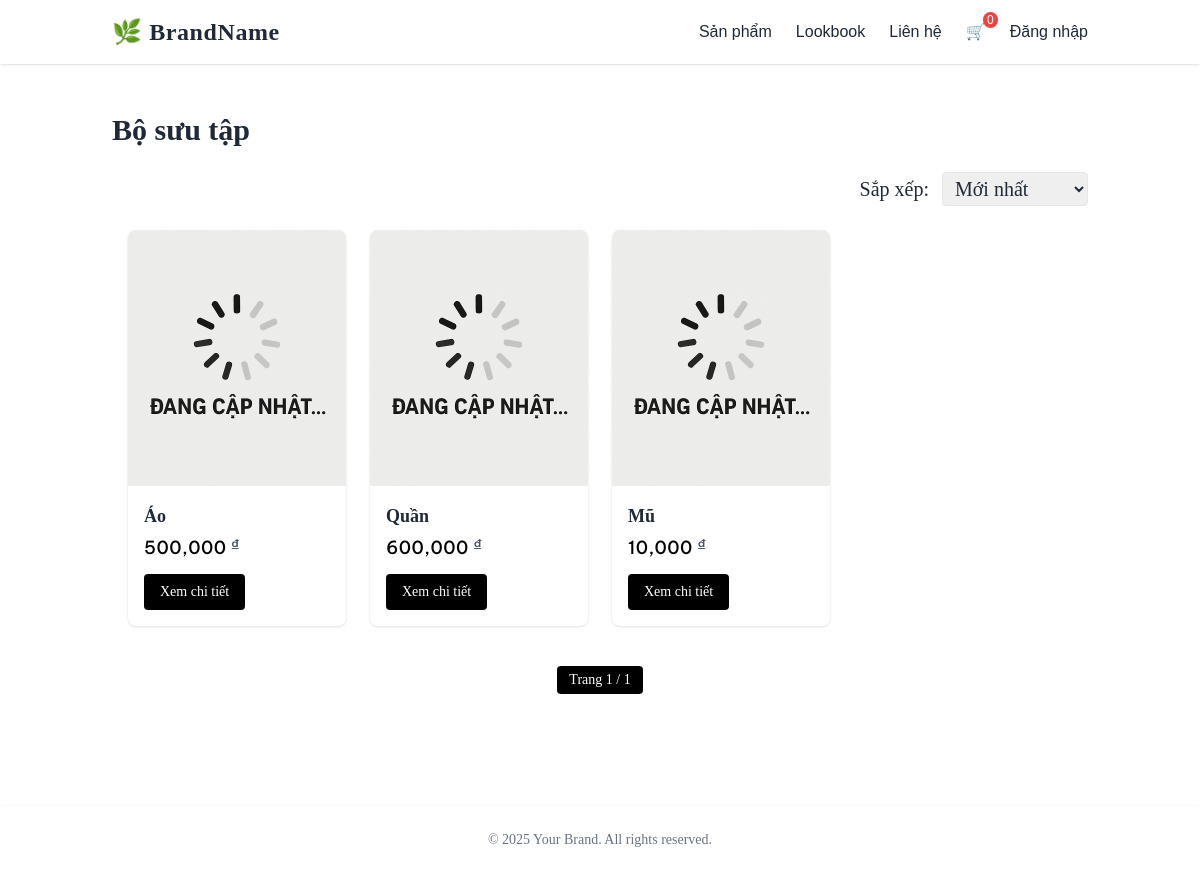
Screenshot of /products/ with the database file from the repository.
### products/models.py (models this page shows, shortened)
class Product(models.Model):
    name = models.CharField(max_length=255)
    price = models.CharField(max_length=50)
    description = models.TextField(blank=True)
    image = models.ImageField(upload_to='products/', blank=True, null=True)
    stock = models.PositiveIntegerField(default=0)
    created_at = models.DateTimeField(auto_now_add=True)

### products/views.py (the view)
# urls.py: path('', views.product_list, name='product_list'),
def product_list(request):
    product_list = Product.objects.all().order_by('-created_at')  # sắp xếp sản phẩm mới nhất lên đầu
    paginator = Paginator(product_list, 9)  # 9 sản phẩm mỗi trang
    page_number = request.GET.get('page')
    products = paginator.get_page(page_number)
    return render(request, 'products/product_list.html', {'products': products})

### products/templates/products/product_list.html (shortened to what this page needs)
{% extends 'base.html' %}
{% load static %}
{% load humanize %}
{% block content %}
<h1 class="text-3xl font-bold font-['Playfair_Display'] mb-6">Bộ sưu tập</h1>
<form method="get" class="mb-6 text-right">
  <label for="sort" class="mr-2 font-medium">Sắp xếp:</label>
  <select name="sort" id="sort" onchange="this.form.submit()" class="border rounded px-2 py-1">
    <option value="newest" {% if sort_option == "newest" %}selected{% endif %}>Mới nhất</option>
  </select>
</form>
<div class="container mx-auto px-4">
  <div class="grid grid-cols-1 sm:grid-cols-2 md:grid-cols-3 lg:grid-cols-4 gap-6">
    {% for product in products %}
      <div class="relative bg-white rounded-lg overflow-hidden shadow hover:shadow-2xl transition duration-300">
        <a href="{% url 'product_detail' product.id %}" class="group block">
          <div class="relative overflow-hidden">
            <img
              src="{% if product.image and product.image.url %}{{ product.image.url }}{% else %}{% static 'products/img/no-image.png' %}{% endif %}"
              alt="{{ product.name }}"
              class="w-full h-64 object-cover transform group-hover:scale-105 transition duration-500"
              loading="lazy"
            >
          </div>
          <div class="p-4">
            <h2 class="text-lg font-semibold mb-1 truncate">{{ product.name }}</h2>
            <p class="text-lg text-black font-medium font-number tracking-wide">
              {{ product.price|intcomma }} <span class="text-sm text-gray-600 align-top">₫</span>
            </p>
            <a href="{% url 'product_detail' product.id %}"
               class="inline-block mt-3 px-4 py-2 bg-black text-white rounded hover:bg-gray-800 text-sm">
              Xem chi tiết
            </a>
          </div>
        </a>
      </div>
    {% empty %}
      <p class="text-gray-600">Không có sản phẩm nào.</p>
    {% endfor %}
  </div>
</div>
<div class="mt-10 flex justify-center">
  <div class="inline-flex items-center space-x-2">
    <span class="px-3 py-1 bg-black text-white rounded text-sm">
      Trang {{ products.number }} / {{ products.paginator.num_pages }}
    </span>
  </div>
</div>
{% endblock %}

### templates/base.html (shortened to what this page needs)
<!DOCTYPE html>
<html lang="vi">
<head>
  <script src="https://cdn.tailwindcss.com"></script>
</head>
<body class="bg-white text-gray-800 text-xl font-serif leading-relaxed">
  <header class="bg-white shadow py-4 fixed top-0 w-full z-50">
    <div class="container mx-auto flex justify-between items-center px-6">
      <a href="/" class="text-2xl font-bold tracking-wide">🌿 BrandName</a>
      <nav class="flex items-center space-x-6 text-base font-sans">
        <a href="/products/" class="hover:underline">Sản phẩm</a>
        <a href="/lookbook/" class="hover:underline">Lookbook</a>
        <a href="/contact/" class="hover:underline">Liên hệ</a>
        <a href="/cart/" class="relative group">
          🛒
          {% with total=0 %}
            <span class="absolute -top-2 -right-3 bg-red-500 text-white text-xs rounded-full px-1">
              {{ total }}
            </span>
          {% endwith %}
        </a>
        {% if user.is_authenticated %}
          <a href="/cart/orders/" class="hover:underline">Đơn hàng</a>
          <form method="post" action="/accounts/logout/" class="inline">
            {% csrf_token %}
            <button type="submit" class="hover:underline">Đăng xuất</button>
          </form>
        {% else %}
          <a href="/accounts/login/" class="hover:underline">Đăng nhập</a>
        {% endif %}
      </nav>
    </div>
  </header>
  <main class="flex-grow container mx-auto px-6 py-28">
    {% block content %}{% endblock %}
  </main>
<footer class="bg-white shadow py-6 text-center text-sm text-gray-500">
  &copy; 2025 Your Brand. All rights reserved.
</footer>
</body>
</html>

### templates/base.html (style rules this page uses)
body { font-family: 'Playfair Display', serif; }
img { max-width: 100%; height: auto; }

### rows the page displays
Product: name "Áo", price "500,000"
Product: name "Quần", price "600,000"
Product: name "Mũ", price "10,000"

### other values shown
{{ total }} "0"
{{ products.number }} "1"
{{ products.paginator.num_pages }} "1"
